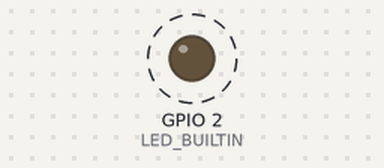
The sketch below on a simulated ESP8266 (Wemos D1 mini). On the bench: output pins drawn as LEDs (lit = HIGH, except the on-board LED, lit = LOW). Dashed ring = blinking.

Above: at 0.5 s.
Timing chart, 0 to 4.6 s (numbered marks = the images above):
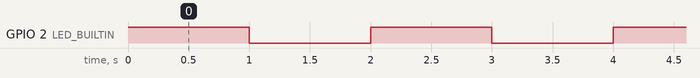

The sketch:

WeMosD1_LED.ino
```cpp
/*
 Name:		WeMosD1_LED.ino
 Created:	3/5/2017 4:42:18 PM
 Author:	lukas
*/

#include <WiFiUdp.h>
#include <WiFiServer.h>
#include <WiFiClientSecure.h>
#include <WiFiClient.h>
#include <ESP8266WiFiType.h>
#include <ESP8266WiFiSTA.h>
#include <ESP8266WiFiScan.h>
#include <ESP8266WiFiMulti.h>
#include <ESP8266WiFiGeneric.h>
#include <ESP8266WiFiAP.h>
#include <ESP8266WiFi.h>
void setup() {
	// initialize digital pin 13 as an output.
	pinMode(LED_BUILTIN, OUTPUT);
}

// the loop function runs over and over again forever
void loop() {
	digitalWrite(LED_BUILTIN, HIGH);   // turn the LED on (HIGH is the voltage level)
	delay(1000);              // wait for a second
	digitalWrite(LED_BUILTIN, LOW);    // turn the LED off by making the voltage LOW
	delay(1000);              // wait for a second
}
```

Measured:
- by itself, GPIO 2 (LED_BUILTIN): alternates HIGH for 1.0 s and LOW for 1.0 s
